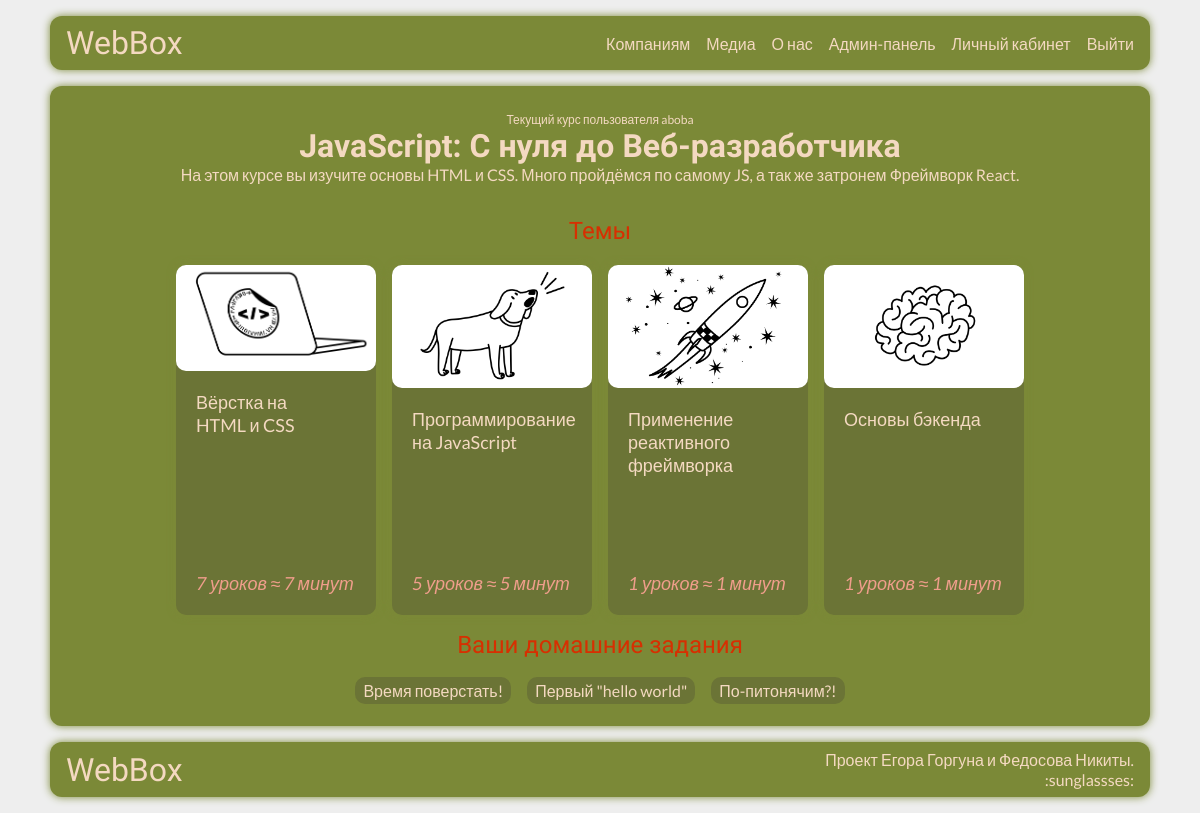
/u/ (signed in), run on the app's committed database.
### main/models.py (models this page shows, shortened)
class UserCourses(models.Model):
    user = models.OneToOneField(User, on_delete=models.CASCADE, verbose_name="Пользователь")
    course = models.ForeignKey(Course, on_delete=models.CASCADE, default=3, verbose_name="Курс")
    class Meta:
        verbose_name = 'Курс пользователя'
        verbose_name_plural = 'Курсы пользователей'

class Course(models.Model):
    title = models.CharField(max_length=255, verbose_name="Название курса")
    description = models.TextField(verbose_name="Описание курса")
    created_at = models.DateTimeField(auto_now_add=True, verbose_name="Дата создания курса")
    updated_at = models.DateTimeField(auto_now=True, verbose_name="Дата обновления курса")
    picture_preview = models.ImageField(upload_to='base/img/%Y/%m/%d', help_text='Эта картинка отображается на главной странице в карточкке курса.', default="webbox/img/placeholders/my_friend.jpg", verbose_name="Картинка курса (маленькая)")
    picture = models.ImageField(upload_to='base/img/%Y/%m/%d', help_text='Большая картинка.', default="webbox/img/placeholders/my_friend.jpg", verbose_name="Картинка курса (средняя)")
    is_published  = models.BooleanField(default=True, verbose_name="Публикация курса")
    short_name = models.CharField(max_length=20, default="none", verbose_name="Сокращенное название курса")
    price=models.CharField(max_length=255, default="none рублей", verbose_name="Цена курса с указанием единиц", help_text="Можно использовать html")
    clear_price=models.BigIntegerField(default=0, verbose_name="Цена (только число)")
    long_description = models.TextField(default="nn", help_text="Полное описание курса. Отображается на странице курса", verbose_name="Описание курса")
    themes = models.ManyToManyField(Theme, verbose_name="Темы курса")
    homeworks = models.ManyToManyField(Homework, verbose_name="Домашние задания")
    class Meta:
        verbose_name = 'Курс'
        verbose_name_plural = 'Курсы'

### lessions/models.py (models this page shows, shortened)
class Theme(models.Model):
    name = models.CharField(max_length=255)
    lessions = models.ManyToManyField(Lession)
    short_name = models.CharField(max_length=20, default="none", verbose_name="Сокращенное название темы")
    cid = models.IntegerField(verbose_name="CID курса", help_text="значение устанавливает порядок в списке", default=0)
    image = models.ImageField(upload_to='base/img/themes/%Y/%m/%d', blank=True, null=True, verbose_name="Изображение темы")
    class Meta:
        verbose_name = 'Тема'
        verbose_name_plural = 'Темы'

### cabinet/models.py (models this page shows, shortened)
class Homework(models.Model):
    name = models.CharField(max_length=255, verbose_name="Название домашнего задания")
    file = models.CharField(max_length=255, verbose_name="Файл домашнего задания")
    points = models.IntegerField(verbose_name="Количество баллов")
    cid = models.IntegerField(verbose_name="CID дз", default=0,)
    class Meta:
        verbose_name = 'Домашнее задание'
        verbose_name_plural = 'Домашние задания'

### cabinet/views.py (the view)
# urls.py: path('', views.cabinet, name='index'),
@login_required(login_url='/a')
def cabinet(request):
    themes = Course.objects.all().filter(short_name=request.user.usercourses.course.short_name)[0].themes.all().order_by('cid')
    lens = [len(theme.lessions.all()) for theme in themes]
    homeworks = Course.objects.all().filter(short_name=request.user.usercourses.course.short_name)[0].homeworks.all().order_by('cid')
    return render(request, 'cabinet/cabinet.html', {'themes': zip(themes, lens), 'homeworks': homeworks})

### main/templates/cabinet/cabinet.html (shortened to what this page needs)
{% load static %}
{% load django_template_maths %}
<!DOCTYPE html>
<html>
<head>
    <link href="{% static "webbox/css/index.css" %}" rel="stylesheet">
</head>
<body>
    <div class="wrapper">
        <header class="header">
            <div class="header__logo">
                <p><a href="/">WebBox</a></p>
            </div>
            <div class="header__nav menu">
                    <ul class="menu-list">
                        <li class=""><a href="/#forcomp" class="menu-item">Компаниям</a></li>
                        <li class=""><a href="/#media" class="menu-item">Медиа</a></li>
                        <li class=""><a href="/#about" class="menu-item">О нас</a></li>
                        <li class=""><a href='/admin' class="menu-item">Админ-панель</a></li>
                        {% if user.is_authenticated %}
                            <li class=""><a href='/u' class="menu-item">Личный кабинет</a></li>
                            <li class=""><a href='/a/u' class="menu-item">Выйти</a></li>
                        {% else %}
                            <li class=""><a href='/a' class="menu-item">Войти</a></li>
                        {% endif %}
                    </ul>
            </div>
        </header>
    <main class="cabinet">
        {% if user.usercourses.course.short_name == 'none' %}
            <h3 class="nocurses">У вас нету курсов!</h3>
            <p class="nocursessmall">Приобрести их можно тут</p>
            <ul class="nocursesli" style="display: flex; justify-content: center; text-align: center; flex-direction: column; gap: 16px; padding: 16px;">
                <a style="width: 150px;" class="nocurses2 card-for-lessions" href="https://t.me/webboxa_bot">Телеграм бот</a>
                <a class="nocurses3 card-for-lessions" href="/p">Через сайт</a>
            </ul>
        {% else %}
            <p class="username">Текущий курс пользователя {{user.username}}</p>
            <h2 class="coursetitle">{{user.usercourses.course.title}}</h2>
            <p class="coursedesc">{{user.usercourses.course.description}}</p>
            {% if themes %}
            <div class="homework">Темы</div>
            <div class="courseslist">
            {% for theme, len in themes %}
                <a class="card-true"  href='/u/course/lessions/{{ theme.cid }}'>
                    <img src="{{theme.image.url}}" alt="IMAGE" style="width: 100%">
                    <div class="content-card-true">
                        <p>{{theme.name}}</p>
                        <p class="how-many">{{len}} уроков ≈ {{len|mul:5}} минут</p>
                    </div>
                </a>
            {% endfor %}
            </div>
        {% endif %}
            <div class="homework">Ваши домашние задания</div>
            {% if homeworks %}
            <ul class="courseslist">
            {% for homework in homeworks %}
                <li class="card hw">
                    <a href='/u/homework/{{user.usercourses.course.short_name}}/{{ homework.cid }}'>{{homework.name}}</a>
                </li>
                {% endfor %}
            {%else%}
            <p class="username">Нету! Вы круты :D</p>
            </ul>
        {% endif %}
        {% endif%}
    </main>
    <footer class="footer">
        <h5>WebBox</h5>
        <p>Проект Егора Горгуна и Федосова Никиты.<br>:sunglassses:</p>
    </footer>
</body>
</html>

### main/static/webbox/css/index.css (style rules this page uses)
:root { --background-color: #eee; --accent: #f09e8c; --black: #7b8937; --card-bg-color: #6b7436; --nigga: black; --text-color: #f4d9c1; --link-color: #eee; --btn-color: #f4d9c1; --btn-background-color: #d72f01; --not-very-important: #ad2702; --important: #d72f01; --tg: #2d9fda; }
* { margin: 0; padding: 0; box-sizing: border-box; font-family: 'Lato', sans-serif; }
body { background-color: var(--background-color); overflow-x: hidden !important; }
li, h4 { color: var(--text-color); }
#aboutAndForcomp ol, ul { list-style: none; }
li { font-size: 18px; }
a { text-decoration: none; }
.wrapper { max-width: 1100px; margin: 0 auto; }
.header { display: flex; justify-content: space-between; align-items: center; background-color: var(--black); box-shadow: 0px 0px 8px var(--black); margin: 16px 0; padding: 8px 16px; border-radius: 12px; }
.header__logo a { color: var(--text-color); font-family: 'Dela Gothic One', sans-serif; font-size: 32px; }
.header__nav ul { display: flex; gap: 16px; list-style: none; }
.header__nav a { color: var(--text-color); font-family: 'Lato', sans-serif; font-size: 16px; transition: color 100ms; }
.footer { display: flex; justify-content: space-between; align-items: center; background-color: var(--black); background-size: 100% auto; box-shadow: 0px 0px 8px var(--black); margin: 16px 0; padding: 8px 16px; border-radius: 12px; }
.footer h5 { color: var(--text-color);; font-weight: 100; font-family: 'Dela Gothic One', sans-serif; font-size: 32px; }
.footer p { color: var(--text-color);; font-family: 'Lato', sans-serif; font-size: 16px; text-align: right; }
.cabinet { display: flex; flex-direction: column; justify-content: center; align-items: center; background-color: var(--black); background-size: 100% auto; box-shadow: 0px 0px 8px var(--black); margin: 16px 0; padding: 8px 16px; justify-content: center; align-items: center; border-radius: 12px; min-height: 80vh; }
.coursetitle { color: var(--text-color); font-family: 'Dela Gothic One', sans-serif; font-size: 32px; }
.coursedesc { color: var(--text-color); font-family: 'Lato', sans-serif; font-size: 16px; text-align: center; text-wrap: balance; margin-bottom: 16px; }
.username { color: var(--text-color); font-family: 'Lato', sans-serif; font-size: 12px; }
.card a { color: var(--text-color); border-radius: 10px; font-family: 'Lato', sans-serif; font-size: 16px; padding: 4px 8px; background-color: var(--card-bg-color); transition: all 200ms; }
.card-true { width: 200px; height: 350px; display: flex; flex-direction: column; background-color: var(--card-bg-color); background-size: 100% auto; box-shadow: 0px 0px 8px var(--black); border-radius: 10px; }
.card-true * { text-decoration: none; color: var(--text-color); border-radius: 10px; }
.content-card-true { padding: 20px; display: flex; justify-content: space-between; flex-direction: column; height: 100%; }
.content-card-true p { font-size: 18px; text-wrap: balance; }
.homework { color: var(--important); font-family: 'Dela Gothic One', sans-serif; font-size: 24px; margin-top: 16px; }
.how-many { font-size: 16px; color: var(--accent); font-style: italic; }
.courseslist { display: flex; flex-wrap: wrap; gap: 16px; margin-top: 20px; list-style: none; justify-content: center; }

### data on the page
Theme: image (picture), name "Вёрстка на HTML и CSS", len "7"
Theme: image (picture), name "Программирование на JavaScript", len "5"
Theme: image (picture), name "Применение реактивного фреймворка", len "1"
Theme: image (picture), name "Основы бэкенда", len "1"
Homework: name "Время поверстать!"
Homework: name "Первый \"hello world\""
Homework: name "По-питонячим?!"

### other printed values
{{ user.username }} "aboba"
{{ user.usercourses.course.title }} "JavaScript: С нуля до Веб-разработчика"
{{ user.usercourses.course.description }} "На этом курсе вы изучите основы HTML и CSS. Много пройдёмся по самому JS, а так же затронем Фреймворк React."
